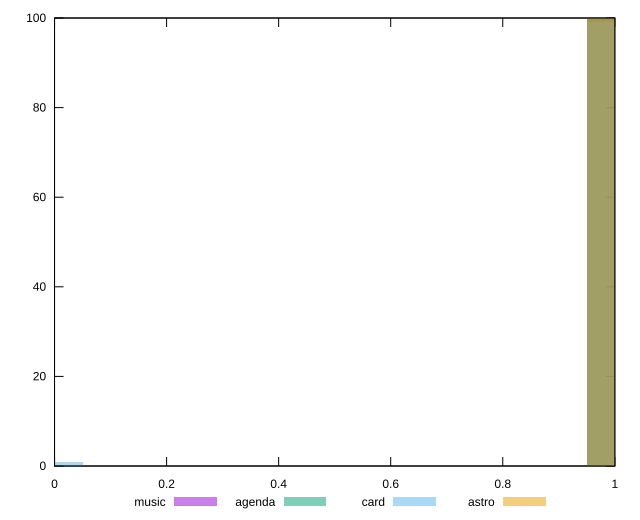

The gnuplot source for this figure:
reset

$music <<EOF
1 100
EOF

$agenda <<EOF
1 100
EOF

$card <<EOF
0 1
1 99
EOF

$astro <<EOF
1 100
EOF

set key outside below
set boxwidth 0.1
set xrange [0:1]
set yrange [0:100]
set trange [0:100]
set style fill transparent solid 0.5 noborder
set terminal svg size 640, 520 enhanced background rgb 'white'
set output "reports/report_00032_2021-02-25T10-28-15.087Z/server-response-time/comparison/histogram/all_score.svg"

plot $music title "music" with boxes, \
     $agenda title "agenda" with boxes, \
     $card title "card" with boxes, \
     $astro title "astro" with boxes

reset
